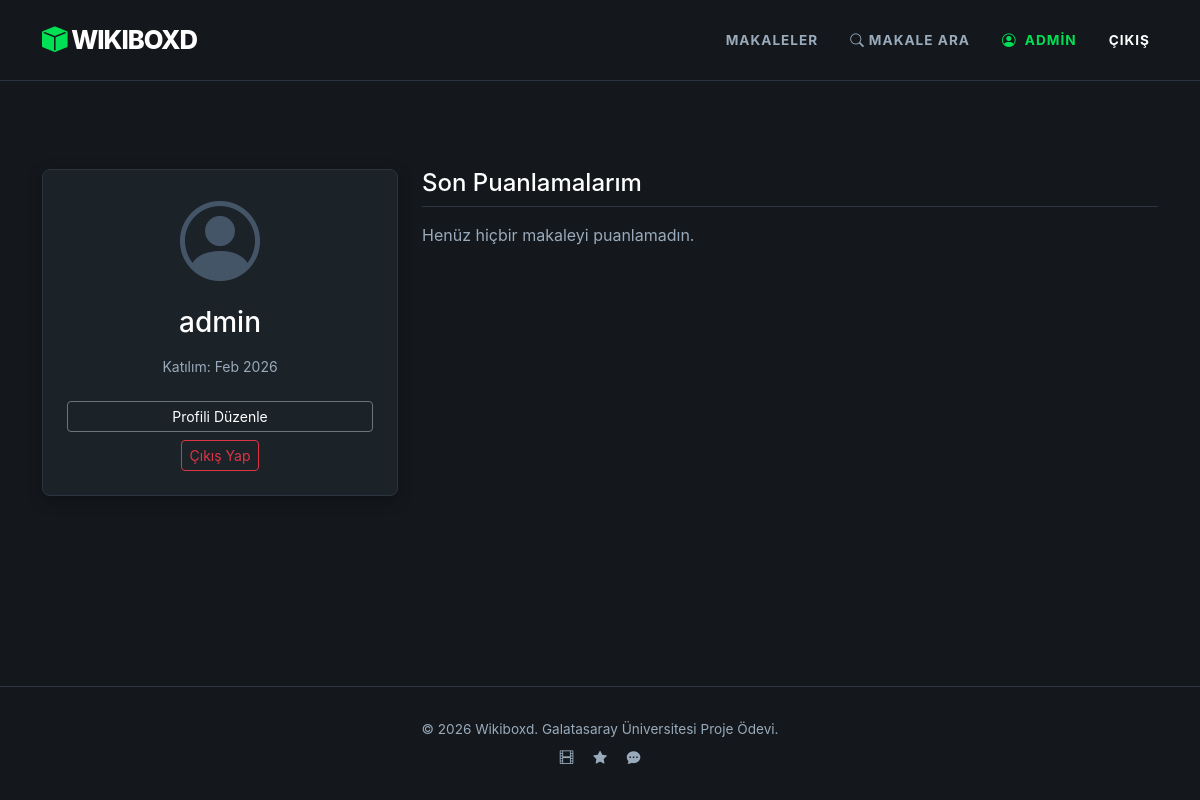
The app's page /users/profile/ (signed in), older data.
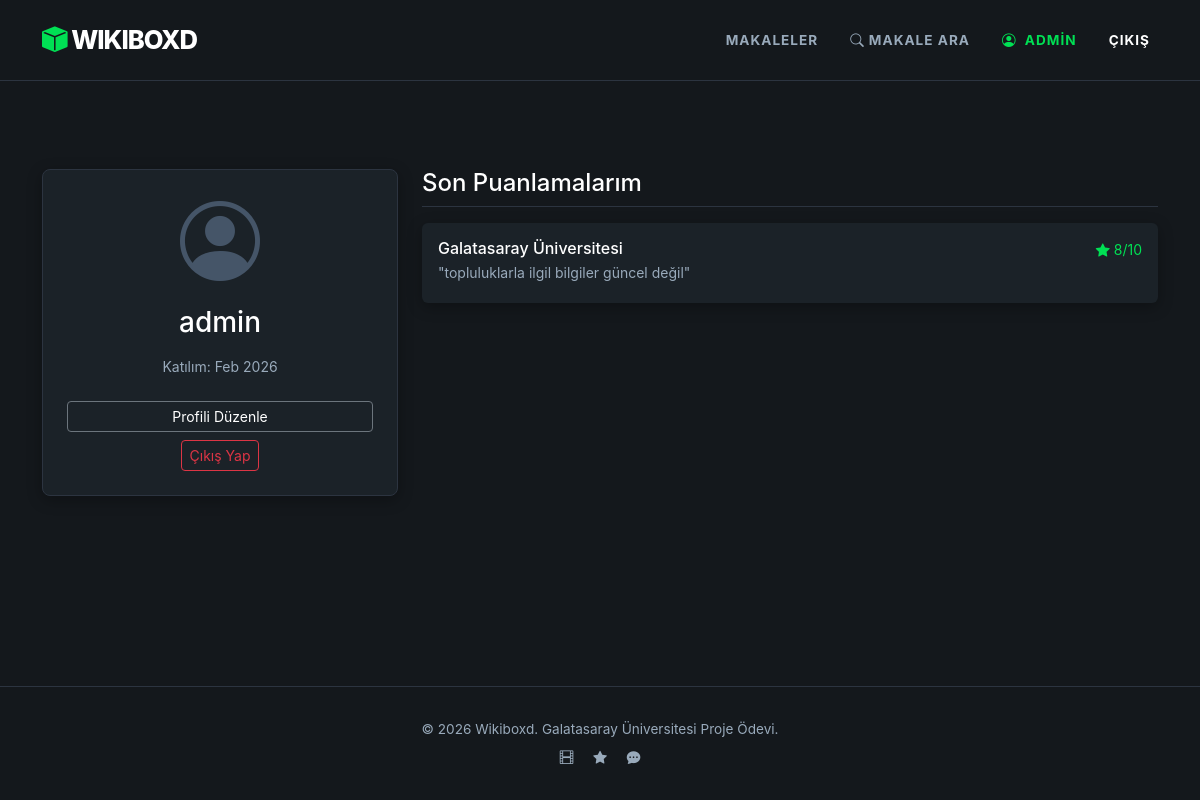
The same page, newer data.
### ratings/models.py (models this page shows, shortened)
class Rating(models.Model):
    user = models.ForeignKey(User, on_delete=models.CASCADE, related_name='ratings')
    article = models.ForeignKey(Article, on_delete=models.CASCADE, related_name='ratings')
    score = models.PositiveSmallIntegerField(validators=[MinValueValidator(1), MaxValueValidator(10)])
    review_text = models.TextField(null=True, blank=True)
    created_at = models.DateTimeField(auto_now_add=True)
    class Meta:
        unique_together = ('user', 'article')

### articles/models.py (models this page shows, shortened)
class Article(models.Model):
    title = models.CharField(max_length=255)
    content = models.TextField()
    wiki_url = models.URLField(max_length=500, null=True, blank=True, unique=True)
    author = models.ForeignKey(User, on_delete=models.SET_NULL, null=True, related_name='articles')
    category = models.ForeignKey(Category, on_delete=models.SET_NULL, null=True, related_name='articles')
    created_at = models.DateTimeField(auto_now_add=True)
    updated_at = models.DateTimeField(auto_now=True)

### users/views.py (the view)
# urls.py: path('profile/', views.profile, name='profile'),
@login_required
def profile(request):
    user_articles = request.user.articles.all()
    user_ratings = request.user.ratings.all()
    context = {
        'user_articles': user_articles,
        'user_ratings': user_ratings
    }
    return render(request, 'users/profile.html', context)

### users/templates/users/profile.html (shortened to what this page needs)
{% extends 'base.html' %}
{% block content %}
<div class="container mt-5">
    <div class="row">
        <div class="col-md-4 mb-4">
            <div class="card card-custom p-4 text-center">
                <div class="display-1 mb-3">
                    <i class="bi bi-person-circle" style="color: #455568;"></i>
                </div>
                <h3 class="text-white mb-0">{{ user.username }}</h3>
                <p class="small text-muted mb-4">Katılım: {{ user.date_joined|date:"M Y" }}</p>
                <a href="{% url 'users:edit_profile' %}" class="btn btn-outline-secondary btn-sm mb-2 text-white">Profili Düzenle</a>
                <form action="{% url 'users:logout' %}" method="post" class="d-inline">
                    <button type="submit" class="btn btn-outline-danger btn-sm">Çıkış Yap</button>
                </form>
            </div>
        </div>
        <div class="col-md-8">
            <h4 class="text-white mb-3 border-bottom pb-2" style="border-color: #2C3440 !important;">Son Puanlamalarım</h4>
            {% if user_ratings %}
                <div class="list-group">
                    {% for rating in user_ratings %}
                    <a href="#" class="list-group-item list-group-item-action mb-2 card-custom border-0 p-3">
                        <div class="d-flex w-100 justify-content-between">
                            <h6 class="mb-1 text-white">{{ rating.article.title }}</h6>
                            <small style="color: #00E054;">
                                <i class="bi bi-star-fill"></i> {{ rating.score }}/10
                            </small>
                        </div>
                        {% if rating.review_text %}
                            <p class="mb-1 small" style="color: #9ab;">"{{ rating.review_text|truncatechars:100 }}"</p>
                        {% endif %}
                    </a>
                    {% endfor %}
                </div>
            {% else %}
                <p style="color: #9ab;">Henüz hiçbir makaleyi puanlamadın.</p>
            {% endif %}
        </div>
    </div>
</div>
{% endblock %}

### templates/base.html (shortened to what this page needs)
<!DOCTYPE html>
<html lang="tr">
<head>
    <link href="https://cdn.jsdelivr.net/npm/bootstrap@5.3.2/dist/css/bootstrap.min.css" rel="stylesheet">
    <link rel="stylesheet" href="https://cdn.jsdelivr.net/npm/bootstrap-icons@1.11.1/font/bootstrap-icons.css">
</head>
<body>
    <nav class="navbar navbar-expand-lg sticky-top">
        <div class="container">
            <a class="navbar-brand" href="/">
                <i class="bi bi-box-fill" style="color: var(--brand-green);"></i> WIKIBOXD
            </a>
            <div class="collapse navbar-collapse" id="navbarNav">
                <ul class="navbar-nav ms-auto align-items-center">
                    <li class="nav-item me-3"><a class="nav-link" href="/">Makaleler</a></li>
                    {% if user.is_authenticated %}
                    <li class="nav-item me-3"><a class="nav-link" href="{% url 'articles:wiki_search' %}"><i class="bi bi-search me-1"></i>Makale Ara</a></li>
                    {% endif %}
                    {% if user.is_authenticated %}
                        <li class="nav-item me-3">
                            <a class="nav-link" href="{% url 'users:profile' %}" style="color: var(--brand-green) !important;">
                                <i class="bi bi-person-circle me-1"></i> {{ user.username }}
                            </a>
                        </li>
                        <li class="nav-item">
                            <form action="{% url 'users:logout' %}" method="post" class="d-inline">
                                <button type="submit" class="btn btn-link nav-link border-0 text-white" style="text-decoration: none;">ÇIKIŞ</button>
                            </form>
                        </li>
                    {% else %}
                        <li class="nav-item"><a class="nav-link" href="{% url 'users:login' %}">GİRİŞ YAP</a></li>
                        <li class="nav-item ms-lg-3"><a class="btn btn-brand btn-sm" href="{% url 'users:register' %}">HESAP OLUŞTUR</a></li>
                    {% endif %}
                </ul>
            </div>
        </div>
    </nav>
    <main class="flex-grow-1 py-4">
        {% block content %}
        {% endblock %}
    </main>
    <footer class="text-center">
        <div class="container">
            <p class="mb-0">© 2026 Wikiboxd. Galatasaray Üniversitesi Proje Ödevi.</p>
            <div class="mt-2">
                <i class="bi bi-film mx-2"></i>
                <i class="bi bi-star-fill mx-2"></i>
                <i class="bi bi-chat-dots-fill mx-2"></i>
            </div>
        </div>
    </footer>
</body>
</html>

### templates/base.html (style rules this page uses)
:root { --bg-deep: #14181C; --bg-surface: #1b2228; --bg-input: #232a31; --text-main: #deeeff; --text-muted: #9ab; --brand-green: #00E054; --border-color: #2c3440; --input-border: #455568; }
body { background-color: var(--bg-deep); color: var(--text-main); font-family: -apple-system, BlinkMacSystemFont, "Segoe UI", Roboto, Arial, sans-serif; display: flex; flex-direction: column; min-height: 100vh; }
.navbar { background-color: var(--bg-deep) !important; border-bottom: 1px solid var(--border-color); padding: 1rem 0; }
.navbar-brand { font-weight: 800; font-size: 1.6rem; color: #ffffff !important; letter-spacing: -1px; }
.nav-link { color: var(--text-muted) !important; font-weight: 700; text-transform: uppercase; font-size: 0.85rem; letter-spacing: 1px; transition: color 0.2s; }
.card-custom { background-color: var(--bg-surface); border: 1px solid var(--border-color); border-radius: 8px; box-shadow: 0 4px 15px rgba(0,0,0,0.3); }
footer { border-top: 1px solid var(--border-color); padding: 2rem 0; margin-top: auto; color: var(--text-muted); font-size: 0.85rem; }
.text-white { color: #ffffff !important; }
.text-muted { color: var(--text-muted) !important; }
::placeholder { color: var(--text-muted) !important; opacity: 0.7; }

Row changes from the older to the newer data that the page shows:
added Rating: article "Galatasaray Üniversitesi", score "8", review_text "topluluklarla ilgil bilgiler güncel değil"
Text that changed along with them:
text no longer shown: "Henüz hiçbir makaleyi puanlamadın."
